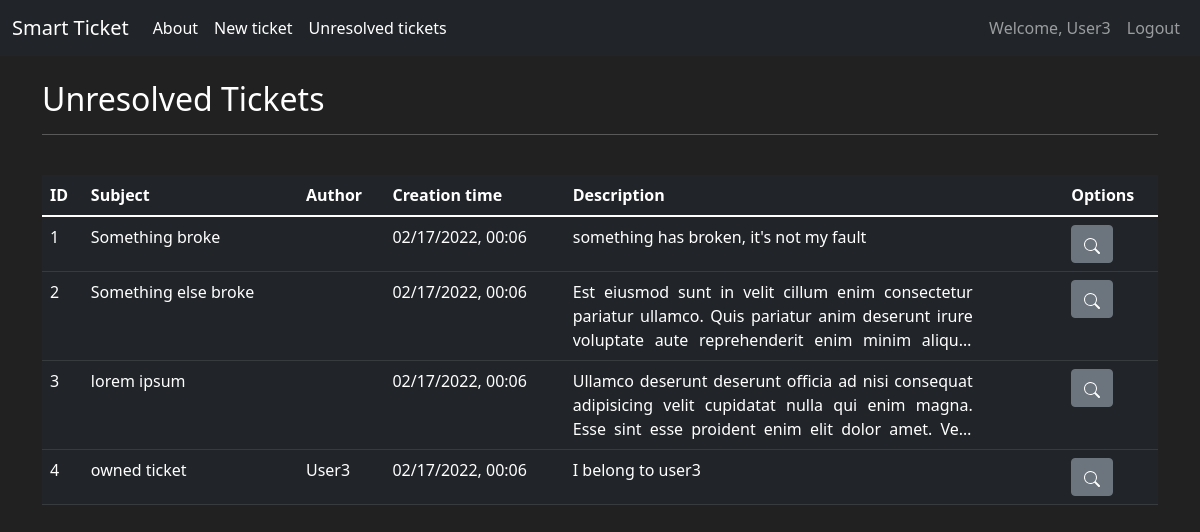
Page /ticket_list (signed in) on the committed database.
### smart_ticket/models.py (models this page shows, shortened)
class User(db.Model, UserMixin):
    id = db.Column(db.Integer(),primary_key = True)
    creation_time = db.Column(db.DateTime(),nullable=False, default = datetime.now())
    username = db.Column(db.String(length = 30), nullable=False, unique = True)
    email = db.Column(db.String(length = 30), nullable=False, unique = True)
    password_hash = db.Column(db.String(length = 50), nullable=False, unique = True)
    created_tickets = db.relationship('Ticket',backref='author', lazy=True)
    @property
    def password(self):
        return self.password_hash

class Ticket(db.Model):
    id = db.Column(db.Integer(),primary_key = True)
    subject = db.Column(db.String(length=30), nullable=False)
    issue_description = db.Column(db.Text(length=2500))
    creation_time = db.Column(db.DateTime(),nullable=False, default = datetime.now())
    author_id = db.Column(db.Integer(), db.ForeignKey('user.id'), nullable=True)
    is_solved = db.Column(db.Boolean(), nullable=False, default = False)
    log_messages = db.relationship('TicketLogMessage',backref='ticket', lazy=True)

### smart_ticket/routes.py (the view)
@app.route('/ticket_list')
@login_required
def ticket_list_page():
    unresolved_tickets = Ticket.query.filter_by(is_solved = False).order_by(Ticket.creation_time)
    return render_template('ticket_list.html', tickets = unresolved_tickets)

### smart_ticket/models.py (called while the page is built)
@login_manager.user_loader
def load_user(user_id):
    return User.query.get(int(user_id))

### smart_ticket/routes.py (called while the page is built)
@app.template_filter('format_time')
def format_time(timestamp):
    return timestamp.strftime("%m/%d/%Y, %H:%M")

### smart_ticket/templates/ticket_list.html (shortened to what this page needs)
{% extends 'base.html' %}
{% block content %}
<div class="container">
    <br>
    <h2>Unresolved Tickets</h2>
    <hr>
    <br>
    <table class="table table-hover table-dark">
        <thead>
            <tr>
                <th scope="col">ID</th>
                <th scope="col">Subject</th>
                <th scope="col">Author</th>
                <th scope="col">Creation time</th>
                <th scope="col">Description</th>
                <th scope="col">Options</th>
            </tr>
        </thead>
        <tbody>
            {% for ticket in tickets %}
            <tr>
                <td>{{ticket.id}}</td>
                <td>{{ticket.subject}}</td>
                <td>{{ticket.author.username}}</td>
                <td>{{ticket.creation_time |format_time}}</td>
                <td style = "text-align:justify">
                    <div class="text-truncate-container">
                        <p class="text-truncate-container p-0 m-0">
                        {{ticket.issue_description}}
                        </p>
                    </div>
                </td>
                <td>
                    <a href = "{{url_for('ticket_detail_page', id=ticket.id)}}" title="Detail">
                        <button type="button" class="btn btn-secondary">
                        </button>
                    </a>
                </td>
            </tr>
            {% endfor %}
        </tbody>
    </table>
</div>
{% endblock content %}

### smart_ticket/templates/base.html (shortened to what this page needs)
<!doctype html>
<html lang="en">
  <head>
    <link href="https://cdn.jsdelivr.net/npm/bootstrap@5.1.3/dist/css/bootstrap.min.css" rel="stylesheet">
  </head>
  <body>
    <nav class="navbar navbar-expand-md  navbar-dark bg-dark">
      <div class="container-fluid">
        <a class="navbar-brand" href="{{ url_for('home_page') }}">Smart Ticket</a>
        <div class="collapse navbar-collapse" id="navbarSupportedContent">
          <ul class="navbar-nav me-auto mb-2 mb-lg-0">
            <li class="nav-item">
              <a class="nav-link active" href="{{ url_for('about_page') }}">About</a>
            </li>
            <li class="nav-item">
              <a class="nav-link active" aria-current="page" href="{{ url_for('create_ticket_page')}}">New ticket</a>
            </li>
            {% if current_user.is_authenticated %}
            <li class="nav-item">
              <a class="nav-link active" href="{{ url_for('ticket_list_page') }}">Unresolved tickets</a>
            </li>
            {% endif %}
          </ul>
          <ul class="navbar-nav ml-auto">
            {% if current_user.is_authenticated %}
            <li class="nav-item">
              <a class="nav-link">Welcome, {{ current_user.username }}</a>
            </li>
            <li class="nav-item">
              <a class="nav-link" href="{{ url_for('logout_page') }}">Logout</a>
            </li>
            {% else %}
            <li class="nav-item">
              <a class="nav-link" href="{{ url_for('login_page') }}">Login</a>
            </li>
            <li class="nav-item">
              <a class="nav-link" href="{{ url_for('registration_page') }}">Register</a>
            {% endif %}
          </ul>
        </div>
      </div>
    </nav>
    <div class="container-fluid">
      {% block content %}
      {% endblock %}
    </div>
  </body>
</html>

### smart_ticket/templates/ticket_list.html (style rules this page uses)
.text-truncate-container { width: 400px; }
.text-truncate-container p { -webkit-line-clamp: 3; display: -webkit-box; -webkit-box-orient: vertical; overflow: hidden; }

### smart_ticket/templates/base.html (style rules this page uses)
body { background-color: #212121; color: white }

### rows in the picture
User: username "User3"
Ticket: id "1", subject "Something broke", creation_time "02/17/2022, 00:06", issue_description "something has broken, it's not my fault"
Ticket: id "2", subject "Something else broke", creation_time "02/17/2022, 00:06", issue_description "Est eiusmod sunt in velit cillum enim consectetur pariatur ullamco. Quis pariatur anim deserunt irure voluptate aute reprehenderit enim minim…"
Ticket: id "3", subject "lorem ipsum", creation_time "02/17/2022, 00:06", issue_description "Ullamco deserunt deserunt officia ad nisi consequat adipisicing velit cupidatat nulla qui enim magna. Esse sint esse proident enim elit dolor amet.…"
Ticket: id "4", subject "owned ticket", author.username "User3", creation_time "02/17/2022, 00:06", issue_description "I belong to user3"
